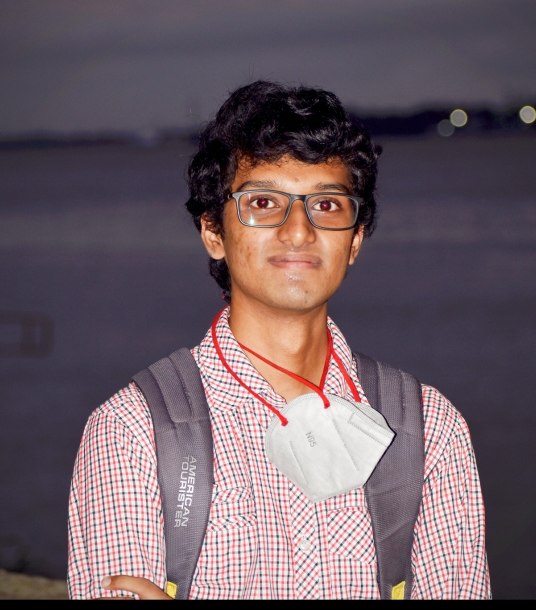
#> input picture Machine Learning/ML 2.0/Datasets/rik.jpg, 1072 x 1219 px, found by its file name (shown at 1/2 size)
$ jupyter execute 'Practical 06 Implementation of image segmentation using K Means Algorithm.ipynb'
#> lines starting #> are read from the running program, lines starting #| are printed output that depends on the picture
# Practical 06 - Implementation of image segmentation using K Means Algorithm

## Introduction to K-Means Algorithm

### The K-Means algorithm is a popular unsupervised machine learning technique used for clustering tasks. It partitions a dataset into \(k\) distinct clusters based on feature similarity. The algorithm works by initializing \(k\) centroids randomly, then iteratively assigning data points to the nearest centroid and updating the centroid's position to the mean of the assigned points. This process continues until convergence, where assignments no longer change. K-Means is efficient and straightforward, making it widely used in various applications, including market segmentation, image compression, and anomaly detection, despite its sensitivity to initial centroid placement and the need to specify \(k\) in advance.

## Algorithm for K-Means

### Here’s a step-by-step algorithm for the K-Means clustering algorithm:

### Step 1: Initialize Parameters
1. **Select the number of clusters** \(k\): Decide how many clusters you want to form based on prior knowledge or exploratory data analysis.
2. **Initialize centroids**: Randomly select \(k\) data points from the dataset as the initial centroids of the clusters.

### Step 2: Assignment Step
3. **Assign data points to clusters**:
   - For each data point, calculate the distance (e.g., Euclidean distance) to each centroid.
   - Assign each data point to the cluster associated with the nearest centroid.

### Step 3: Update Step
4. **Update centroids**:
   - For each cluster, calculate the new centroid by taking the mean of all data points assigned to that cluster.
   - Update the centroid position to this new mean.

### Step 4: Convergence Check
5. **Check for convergence**:
   - Repeat Steps 2 and 3 until the centroids no longer change significantly (i.e., the change in centroid positions is below a predefined threshold) or the assignments of data points to clusters do not change.

### Step 5: Output Results
6. **Output the final clusters**: After convergence, output the final clusters and their corresponding centroids. Each data point is assigned to a cluster based on the final centroid positions.

### Step 6: (Optional) Evaluate Clustering
7. **Evaluate clustering quality**:
   - You can use metrics like the silhouette score, inertia, or Davies-Bouldin index to assess the clustering quality and determine if the chosen \(k\) is appropriate.

### Step 7: (Optional) Hyperparameter Tuning
8. **Tune hyperparameters**:
   - Experiment with different values of \(k\) and initialization methods (e.g., K-Means++) to improve clustering results.

### Summary of K-Means Steps:
1. Choose \(k\) and initialize centroids.
2. Assign points to the nearest centroid.
3. Update centroids based on assignments.
4. Repeat until convergence.
5. Output final clusters and centroids.

By following these steps, you can effectively implement the K-Means algorithm for clustering tasks in various datasets.

[cell 1]
import numpy as np
import pandas as pd
import matplotlib.pyplot as plt
from sklearn.cluster import KMeans
import cv2
import warnings
warnings.filterwarnings('ignore')

[cell 2]
im = cv2.resize(cv2.imread('rik.jpg',0), (512,512))
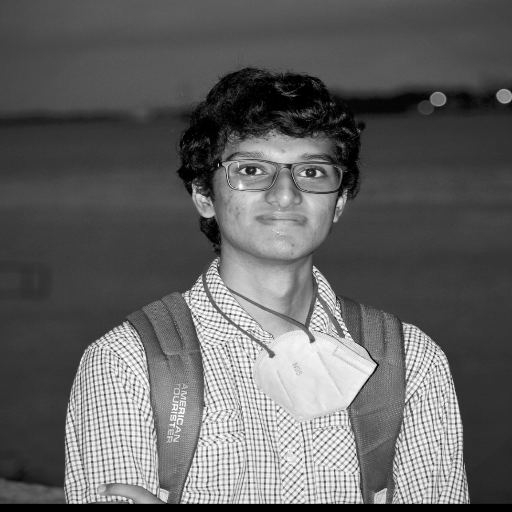
#> im: shape (512, 512); min 0, max 254, mean 98.8

[cell 3]
plt.imshow(im,cmap='gray')
plt.show()

[cell 4]
pixels=im.reshape(im.size,1)
pixels
k = 5

[cell 5]
inertia=[]
for i in range(1,21):
    km=KMeans(n_clusters=i)
    km.fit(pixels)
    inertia.append(km.inertia_)
#> after the loop, inertia = [1.03e+09, 205988160, 124647510.7, 71622248.1, 50142848.7, 26463586.8, 21682635.8, 15372940.4, 12448341.7, 10042024, 8445218.3, 7407748.8, 5896990.7, 5375367, 4874716.8, 4247056.1, 3761476.4, 3263517.5, 3052467.7, 2614836.7]

[cell 6]
plt.plot(range(1,21),inertia,color='tomato', marker='o')
plt.title('Elbow curve')
plt.grid(True)
plt.show()
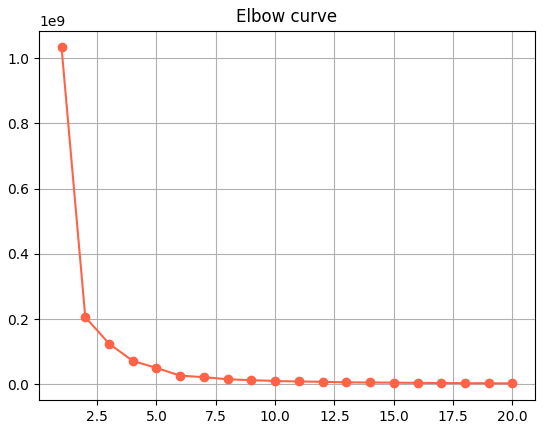
#> figure drawn by matplotlib, 1 panel; curve peaks at x = 1, y = 1.03e+09

[cell 7]
km=KMeans(n_clusters=k)

[cell 8]
km.fit(pixels)

[cell 9]
km.inertia_

[cell 10]
km.labels_

[cell 11]
pixels.shape
#> Out = (262144, 1)

[cell 12]
df=pd.DataFrame(data=im.ravel(),columns=["Pixel"])
#> df = table of 262144 rows and 1 columns
df['Cluster']=km.labels_

[cell 13]
df.head()
#> Out = table of 5 rows and 2 columns

[cell 14]
pixrange=[]
for i in range(k):
    m1=df[df.Cluster==i]["Pixel"].max()
    m2=df[df.Cluster==i]["Pixel"].min()
    pixrange.append((m1,m2))
#> this loop made 5 passes
#> (m1, m2) on passes 1 to 5: (72, 34), (254, 186), (120, 73), (185, 121), (33, 0)
#> after the loop, pixrange = [(72, 34), (254, 186), (120, 73), (185, 121), (33, 0)]

[cell 15]
pixrange
#> Out has the same summary as pixrange

[cell 16]
def assignnew(x,list1):
#> called with x = 69
     for i in range(len(list1)):
            if x<=list1[i][0] and x>=list1[i][1]:
                return i

[cell 17]
df['Caption']=df['Pixel'].apply(assignnew,args=[pixrange])
df
#> Out = table of 262144 rows and 3 columns

[cell 18]
new_Image = np.array(df['Caption']).reshape(im.shape)
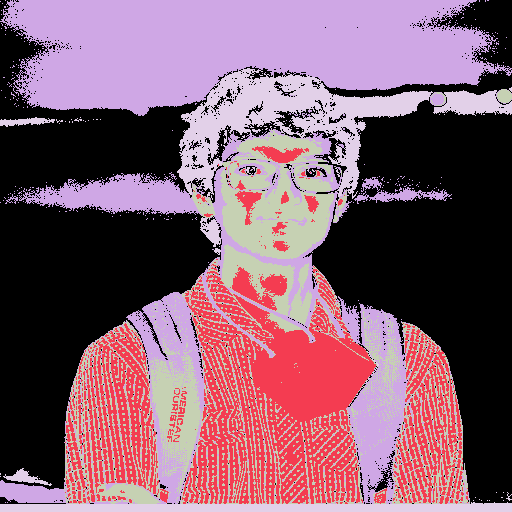
#> new_Image: shape (512, 512) int64; 5 distinct labels, from 0 to 4; one colour per label, 0 black

[cell 19]
plt.figure(figsize=(10,8))
plt.subplot(1,2,1)
plt.imshow(im, cmap='gray')
plt.subplot(1,2,2)
plt.imshow(new_Image, cmap='gray')
plt.show()
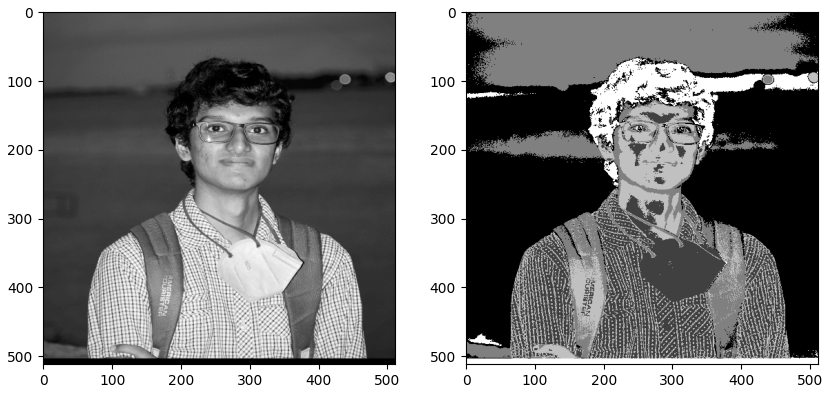
#> figure drawn by matplotlib, 2 panels
